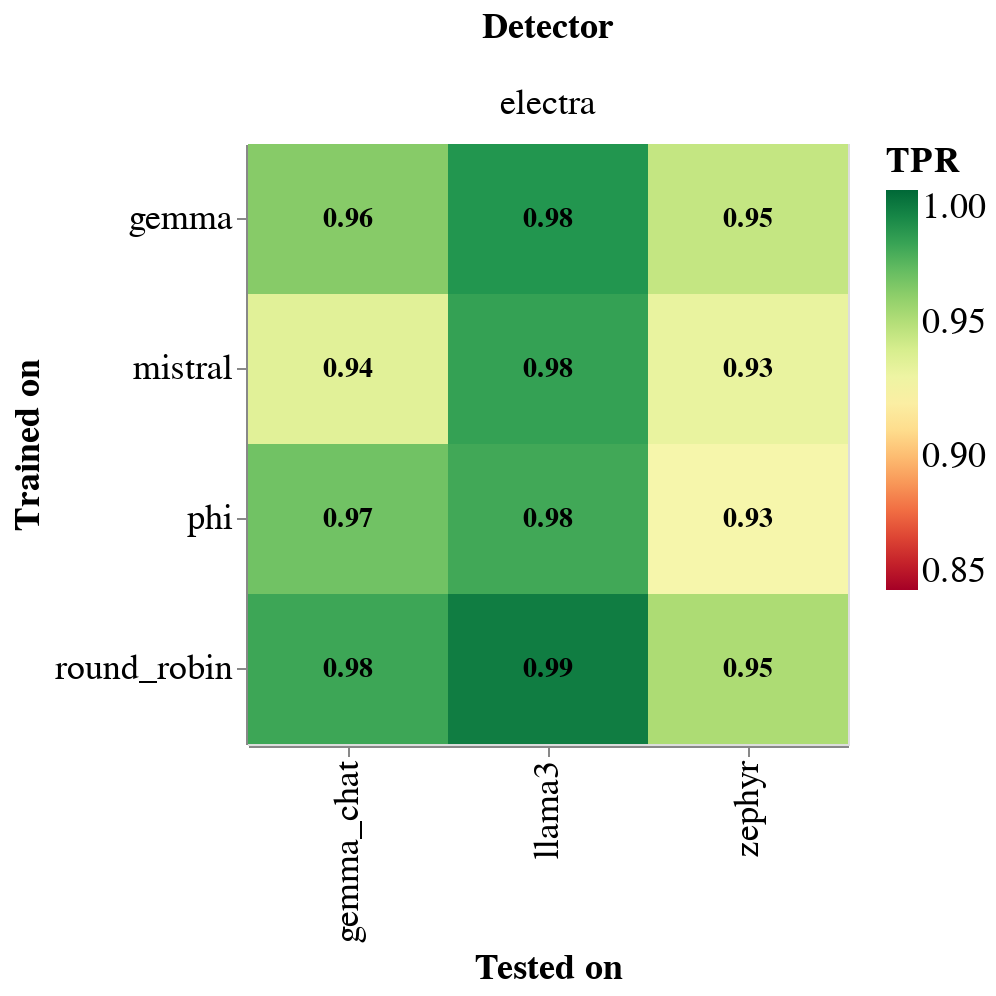

Here is the notebook cell this chart was saved with:
### Markdown cell above
### Chat Models only

### Code cell
chat_models = ["gemma_chat", "zephyr", "llama3"]
chat_only_df = freeze_base_df[freeze_base_df["dataset"].apply(lambda x: x in chat_models)]
#chat_only_phi_df = chat_only_df[chat_only_df["trained_on_dataset"] == "phi"]
chat_only_electra_df = chat_only_df[chat_only_df["detector_short_name"] == "electra"]

heatmap = alt.Chart(chat_only_electra_df).mark_rect().encode(
    alt.X('dataset:N', sort="x", title="Tested on"),
    alt.Y('trained_on_dataset:N', sort=None, title="Trained on"),
    alt.Color('TPR:Q').scale(scheme='redyellowgreen', domain=[0.85, 1]),
    #alt.Row("trained_on_dataset:N", title="Dataset used for training"),
).properties(
    width=300,
    height=300
)

heatmap_text = alt.Chart(chat_only_electra_df).mark_text(baseline='middle').encode(
    alt.X('dataset:N', sort="x", title="Tested on"),
    alt.Y('trained_on_dataset:N', sort=None, title="Trained on"),
    text='TPR:Q',
    color=alt.condition(
        alt.datum.accuracy > 0.5,
        alt.value('black'),
        alt.value('white')
    )
).properties(
    width=300,
    height=300
)

chart = alt.layer(heatmap, heatmap_text).facet(
    column=alt.Column("detector_short_name:N", title="Detector")
).configure(
    numberFormat='0.2f'
).configure_axis(
    labelFontSize=18,
    titleFontSize=18
).configure_legend(
    labelFontSize=18,
    titleFontSize=18,
    titleLimit=0
).configure_header(
    titleFontSize=18,
    labelFontSize=18
).configure_text(
    fontSize=14,
    font="Arial",
    fontWeight="bold"
).configure_text(
    fontSize=14,
    font="Arial",
    fontWeight="bold"
)

chart.save("notebooks/plots/heatmap_chat_only.png")
chart
